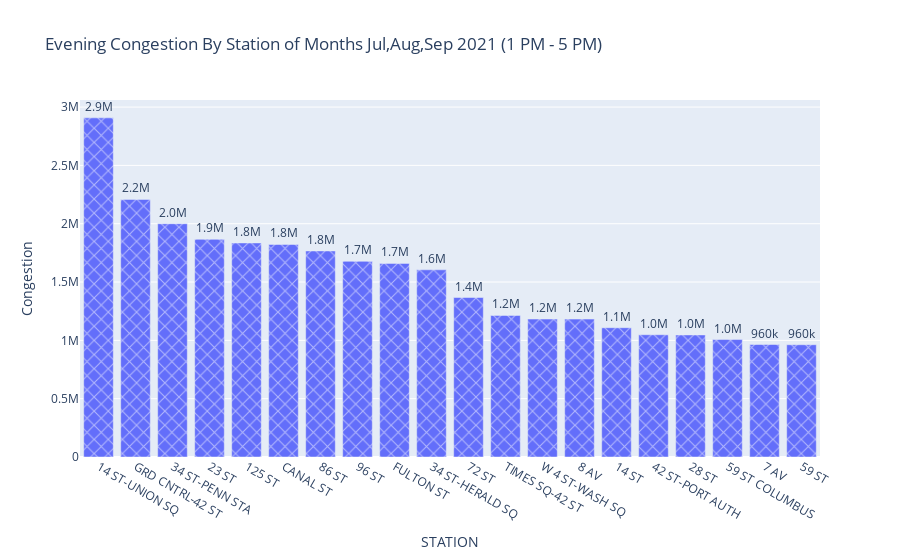

Notebook cell for this chart:
### Code cell
## evening
zxz= topst.reset_index()
fig = px.bar(zxz ,x="STATION", y='Congestion' ,text='Congestion',title='Evening Congestion By Station of Months Jul,Aug,Sep 2021 (1 PM - 5 PM)' ,pattern_shape_sequence=[ "x"])#, animation_frame="Congestion", animation_group= "STATION" )
fig.update_traces(texttemplate='%{text:.2s}', textposition='outside')
fig.update_layout(uniformtext_minsize=8, uniformtext_mode='hide')
fig.show()

### Figure 1 — Plotly figure (JSON) as saved in the notebook; plotly's stock layout.template omitted (floating-point values rounded to 4 significant figures)
{"data": [{"alignmentgroup": "True", "hovertemplate": "STATION=%{x}<br>Congestion=%{text}<extra></extra>", "legendgroup": "", "marker": {"color": "#636efa", "pattern": {"shape": "x"}}, "name": "", "offsetgroup": "", "orientation": "v", "showlegend": false, "text": [2907700, 2208236, 2000133, 1866278, 1835136, 1822399, 1766343, 1677704, 1659940, 1604813, 1367288, 1213862, 1182540, 1182248, 1108501, 1048225, 1046268, 1006863, 964518, 962558], "textposition": "outside", "texttemplate": "%{text:.2s}", "type": "bar", "x": ["14 ST-UNION SQ", "GRD CNTRL-42 ST", "34 ST-PENN STA", "23 ST", "125 ST", "CANAL ST", "86 ST", "96 ST", "FULTON ST", "34 ST-HERALD SQ", "72 ST", "TIMES SQ-42 ST", "W 4 ST-WASH SQ", "8 AV", "14 ST", "42 ST-PORT AUTH", "28 ST", "59 ST COLUMBUS", "7 AV", "59 ST"], "xaxis": "x", "y": [2907700, 2208236, 2000133, 1866278, 1835136, 1822399, 1766343, 1677704, 1659940, 1604813, 1367288, 1213862, 1182540, 1182248, 1108501, 1048225, 1046268, 1006863, 964518, 962558], "yaxis": "y"}], "layout": {"barmode": "relative", "legend": {"tracegroupgap": 0}, "title": {"text": "Evening Congestion By Station of Months Jul,Aug,Sep 2021 (1 PM - 5 PM)"}, "uniformtext": {"minsize": 8, "mode": "hide"}, "xaxis": {"anchor": "y", "domain": [0, 1], "title": {"text": "STATION"}}, "yaxis": {"anchor": "x", "domain": [0, 1], "title": {"text": "Congestion"}}}}
